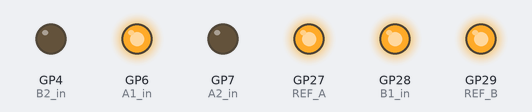
This program was run on a simulated Raspberry Pi Pico running MicroPython. On the bench: output pins drawn as LEDs (lit = HIGH).

Above: at 0.05 s.
At 0.65 s:
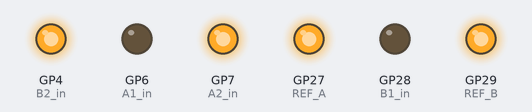
At 1.35 s:
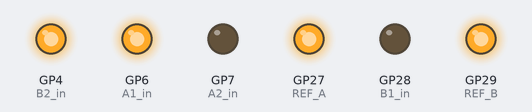
At 2.75 s:
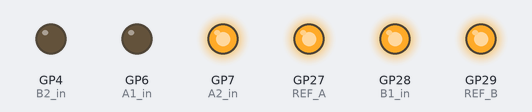
Timing chart, 0 to 3.0 s (numbered marks = the images above):
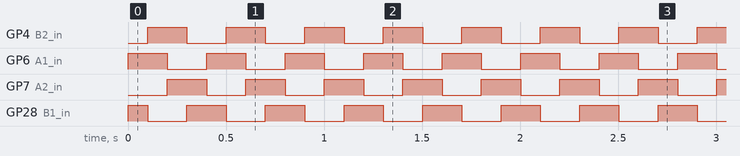

The program:

simple_stepper.py
```python
#simple_stepper.py
#3/2/26 add comments.
#Program for use with modular thing stepper:
#see https://github.com/modular-things/modular-things/tree/main/things/stepper-hbridge-xiao/circuit
#stepper code for two TB67H452FTG dual h bridge chips.
#and RP2040 XIAO.
#VREF is generated via PWM through an RC Filters, or set to max by turning the refernce pins on.
#


from machine import Pin, PWM
from time import sleep

# ----------code block below used to set up PWM on pins 27 and 29 to generated ref. voltage for current control------

# pwma = PWM(Pin(27), freq=500000, duty_u16=32768)  # vref for A
# pwmb = PWM(Pin(29), freq=500000, duty_u16=32768)   #vref for B
#
# pwma.duty_u16(2100) #with .3 mOhm Sense Resistor, I = V/3
# pwmb.duty_u16(2400)


# ----------code block below used to set vref at 3V so that current is not limited for 30 Ohm coil R and 3.3V.

REF_A = Pin(27, Pin.OUT)
REF_B = Pin(29, Pin.OUT)

REF_A.on()
REF_B.on()

# ----------set up stepper pins.

A1_in = Pin(6, Pin.OUT)
A2_in = Pin(7, Pin.OUT)
B1_in = Pin(28, Pin.OUT)
B2_in = Pin(4, Pin.OUT)

#------function definitions ------

def stepper_off():
    A1_in.off()
    A2_in.off()
    B1_in.off()
    B2_in.off()


def step(n):
    if n == 0:
        A1_in.on()
        A2_in.off()
        B1_in.on()
        B2_in.off()

    elif n == 1:
        A1_in.on()
        A2_in.off()
        B1_in.off()
        B2_in.on()

    elif n == 2:
        A1_in.off()
        A2_in.on()
        B1_in.off()
        B2_in.on()

    else:
        A1_in.off()
        A2_in.on()
        B1_in.on()
        B2_in.off()


def main():
    while True:
        for i in range(4):
            step(i)
            #print(i)
            sleep(0.1)


if __name__ == "__main__":

    main()
```

Measured:
- by itself, GP4 (B2_in), GP6 (A1_in), GP7 (A2_in): alternates HIGH for 0.20 s and LOW for 0.20 s
- by itself, GP28 (B1_in): repeats every 0.40 s: LOW 0.20 s, HIGH 0.20 s
